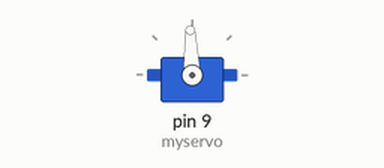
This sketch was run on a simulated Arduino Uno, built with avr-gcc and run on an emulated ATmega328P. Parts: servo.

Above: at 0.05 s.
At 1.7 s:
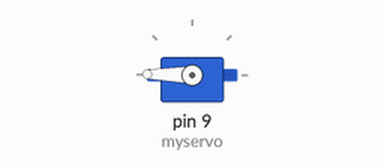
At 3.4 s:
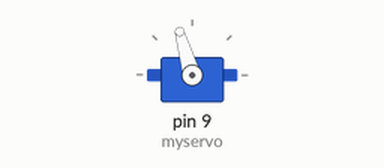
At 8.0 s:
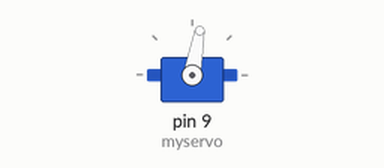
Timing chart, 0 to 11.7 s (numbered marks = the images above):
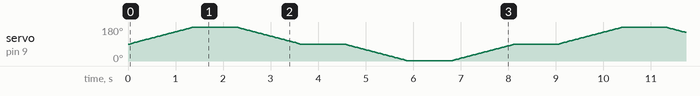

The sketch:

ex-22-03.ino
```cpp
#include <Servo.h> //引入lib
Servo myservo;  // 创建一个伺服电机对象
#define potpin  A5  // 设定连接可变电阻的模拟引脚
int val;    // 创建变量，储存从模拟端口读取的值（0到1023）
void setup()
{
  myservo.attach(9);  // 9号引脚输出电机控制信号
                     //仅能使用PWM引脚
 myservo.write(89);
}
void loop()
{
int delay_s = 1000;
// myservo.write(89);
//  delay(delay_s);
//  myservo.write(0);
//  delay(delay_s);
//  myservo.write(89);
//  delay(delay_s);
//  myservo.write(179);
//  delay(delay_s);
// return ;
  //val = analogRead(potpin);
 // 读取来自可变电阻的模拟值（0到1023之间）
  //val = map(val, 0, 1023, 0, 179);     // 利用“map”函数缩放该值，得到伺服电机需要的角度（0到180之间）
  //for(int i = 0;i < 179;i++){
     //myservo.write(i);     // 设定伺服电机的位置
     //delay(2000);             // 等待电机旋转到目标角度
  //}
  int servo_pos = 89;
  int middle_servo_pos = 89;
  int max_servo_pos = 179;
  int min_servo_pos = 1;
  //转向左边
  for(servo_pos = 89;servo_pos <= max_servo_pos;servo_pos++)
  {
    myservo.write(servo_pos);
    delay(15);
  }
  //停留
  for(int i=0;i<3;i++)
  {
    myservo.write(max_servo_pos);
    delay(300);
  }

  //回到正面动作
  for(servo_pos = max_servo_pos;servo_pos >= 89;servo_pos--)
  {
    myservo.write(servo_pos);
    delay(15);
  }

  //暂时停留
  for(int i = 0;i < 3;i++)
  {
    myservo.write(89);
    delay(300);
  }

  //转向右边
  for(servo_pos = 89;servo_pos >= min_servo_pos;servo_pos--)
  {
    myservo.write(servo_pos);
    delay(15);
  }
  //暂时停留
  for(int i = 0;i < 3;i++)
  {
    myservo.write(1);
    delay(300);
  }

  //右边回到正面
  for(servo_pos = min_servo_pos;servo_pos <= 89;servo_pos++)
  {
    myservo.write(servo_pos);
    delay(15);
  }

  //暂时停留
  for(int i = 0;i < 3;i++)
  {
    myservo.write(89);
    delay(300);
  }

  // delay(1000);


//  myservo.write(89);
//  delay(delay_s);
//  myservo.write(0);
//  delay(delay_s);
//  myservo.write(89);
//  delay(delay_s);
//  myservo.write(179);
//  delay(delay_s);
}
```
